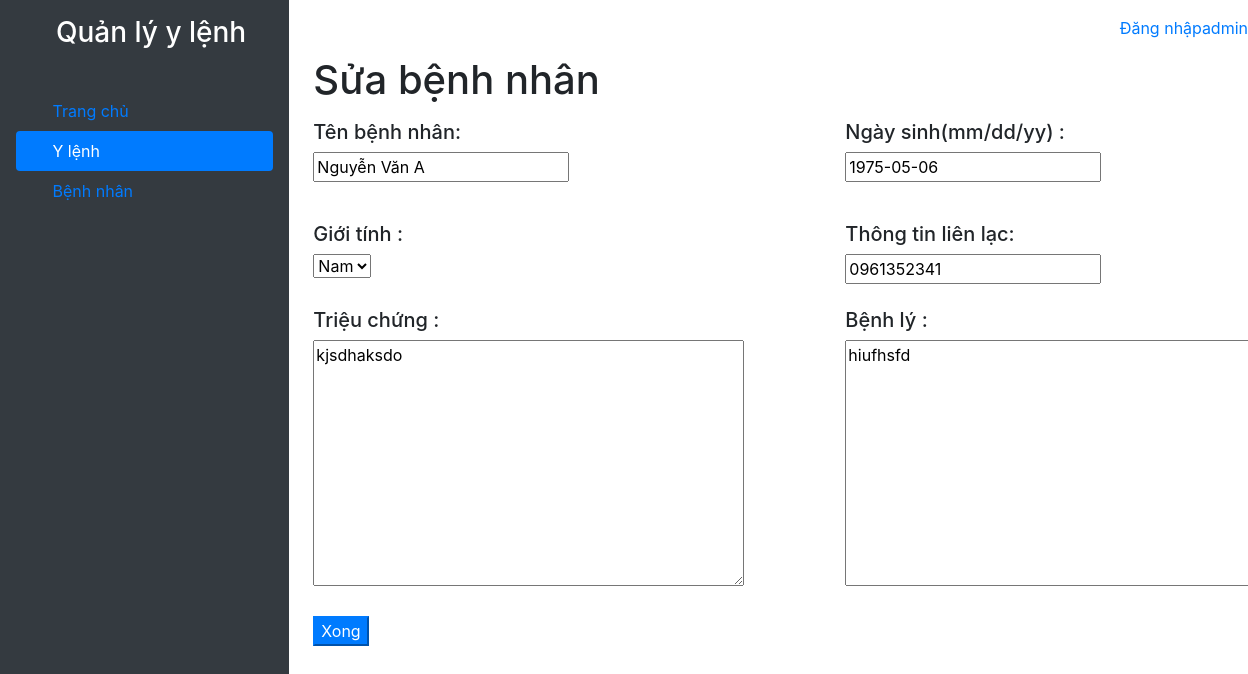
The app's page /patient/modify_patient/2/, older data.
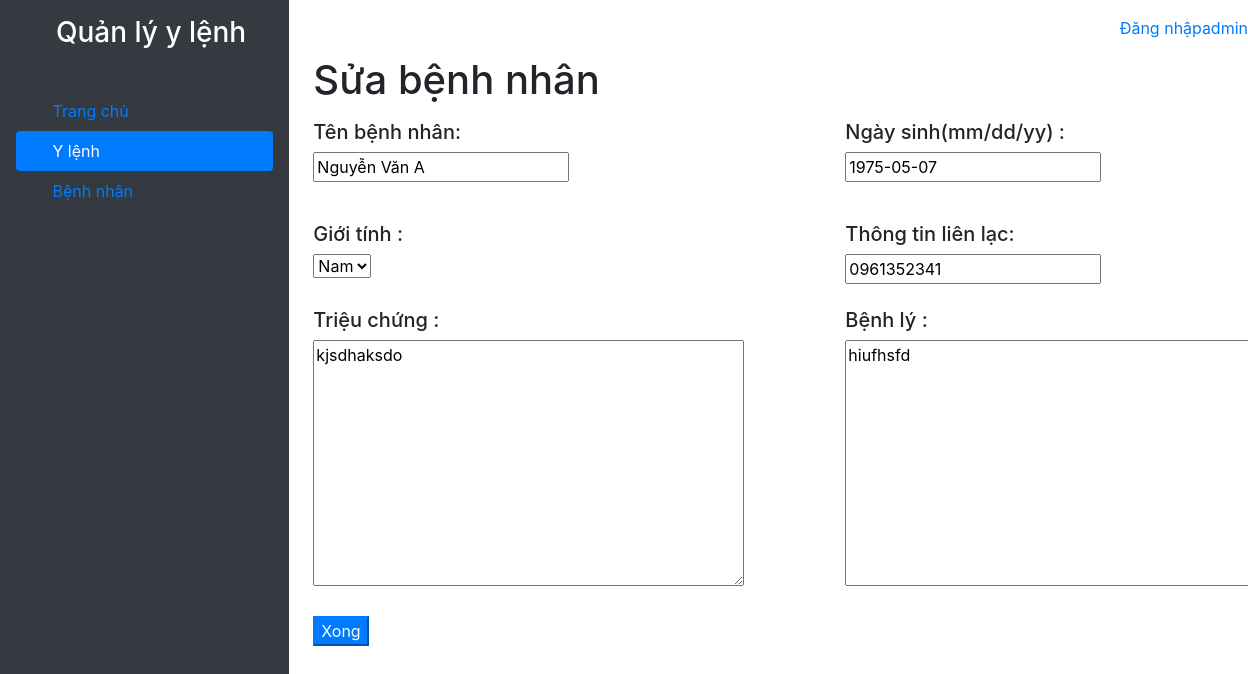
The same page, newer data.
### patient/models.py (models this page shows, shortened)
class Patient(models.Model):
    GENDER = (
        ('Nam', 'Nam'),
        ('Nữ', 'Nữ'),
    )
    patient_name = models.CharField(max_length=30)
    birthday = models.DateField("Day End(mm/dd/yyyy)")
    gender = models.CharField(max_length=12, default='Nam', choices=GENDER)
    phone_number = models.CharField(max_length=50)
    doctor = models.ForeignKey(User, editable=True, on_delete = models.CASCADE, null=True)
    sympton = models.TextField()
    note = models.TextField()

### patient/views.py (the view)
# urls.py: path('modify_patient/<int:id>/', views.modify_patient, name="patient_modify")
def modify_patient(request, id):
    patient = Patient.objects.get(id=id)
    form = UpdatePatientForm(instance=patient)
    if request.method == 'POST':
        form = UpdatePatientForm(request.POST, instance=patient)
        if form.is_valid():
            form.save()
            return HttpResponseRedirect('/patient')
    return render(request,'patient/patient_modify.html', {'form': form})

### patient/form.py
class UpdatePatientForm(forms.ModelForm):
    class Meta:
        model = Patient
        exclude = ['doctor']
        fields = ['patient_name', 'birthday', 'gender', 'phone_number', 'sympton', 'note']
        birthday = forms.DateField(
        widget=forms.widgets.DateInput(format="%m/%d/%Y"))

### patient/templates/patient/patient_modify.html (shortened to what this page needs)
<!DOCTYPE html>
<html lang="en">
<head>
    <link rel="stylesheet" href="https://stackpath.bootstrapcdn.com/bootstrap/4.1.3/css/bootstrap.min.css">
</head>
<body>
<div class="wrapper d-flex">
    <div class="d-flex flex-column p-3 text-white bg-dark" style="width: 300px ; height:100vh;">
        <a href="/" class="d-flex align-items-center mb-3 mb-md-0 me-md-auto text-white text-decoration-none">
            <svg class="bi me-2" width="40" height="32"><use xlink:href="#bootstrap"></use></svg>
            <h3 class="fs-4">Quản lý y lệnh</h3>
        </a>
        <ul class="nav nav-pills flex-column mb-auto">
            <li class="nav-item">
                <a href="#" class="nav-link ">
                    <svg class="bi me-2" width="16" height="16"><use xlink:href="#home"></use></svg>
                    Trang chủ
                </a>
            </li>
            <li>
                <a href="/ylenh" class="nav-link text-white active">
                    <svg class="bi me-2" width="16" height="16"><use xlink:href="#speedometer2"></use></svg>
                    Y lệnh
                </a>
            </li>
            <li>
                <a href="/patient" class="nav-link">
                    <svg class="bi me-2" width="16" height="16"><use xlink:href="#speedometer2"></use></svg>
                    Bệnh nhân
                </a>
            </li>
        </ul>
    </div>
    <div style="width: 80%">
        <nav height : 40px; class="mt-3 d-flex justify-content-end">
            {% if user.username %}
            <p>Xin chào {{user.username}}</p>
            <p><a class="mr-2" href="{% url 'logout' %}">(Đăng xuất)</a></p>
            {% else %}
            <p><a href="{% url 'login' %}">Đăng nhập</a></p>
            <p><a href="/admin">admin</a></p>
            {% endif %}
        </nav>
        <div class="ml-4">
            <h1> Sửa bệnh nhân</h1>
            <form method="POST">
            <div class="d-flex justify-content-between mr-5 mb-3 mt-3" >
                <div class="mb-4" style="width: 60%;"> <h5 class="mb-2  ">Tên bệnh nhân: </h5>
                    <div>
                        {{form.patient_name}}
                    </div>
                </div>
                <div class="mb-4" style="width: 40%;"> <h5 class="mb-2">Ngày sinh(mm/dd/yy) : </h5>
                    <div>
                        {{form.birthday}}
                    </div>
                </div>
            </div>
            <div class="d-flex justify-content-between mr-5">
                <div class="mb-4" style="width: 60%;"> <h5 class="mb-2">Giới tính : </h5>
                    <div>
                        {{form.gender}}
                    </div>
                </div>
                <div class="mb-4" style="width: 40%;"> <h5 class="mb-2">Thông tin liên lạc: </h5>
                    <div>
                        {{form.phone_number}}
                    </div>
                </div>
            </div>
            <div class="d-flex justify-content-between mr-5">
                <div class="mb-4" style="width: 60%;"> <h5 class="mb-2">Triệu chứng : </h5>
                    <div>
                        {{form.sympton}}
                    </div>
                </div>
                <div class="mb-4" style="width: 40%;"> <h5 class="mb-2">Bệnh lý : </h5>
                    <div>
                        {{form.note}}
                    </div>
                </div>
            </div>
            <input type="submit" class="btn-primary" value="Xong"/>
        </div>
    </div>
</body>
</html>

Row changes from the older to the newer data that the page shows:
changed Patient "Nguyễn Văn A": birthday "1975-05-06" → "1975-05-07"
